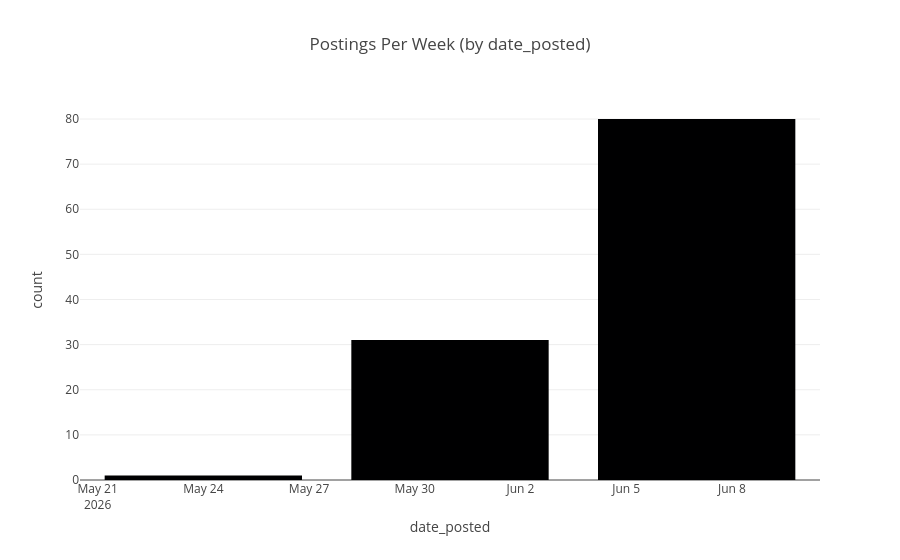

Notebook cell for this chart:
### Markdown cell above
## 6. Posting trends over time

### Code cell
# Date coverage
print("date_posted range:", df['date_posted'].min(), "->", df['date_posted'].max())
print("ingested_at range:", df['ingested_at'].min(), "->", df['ingested_at'].max())
print(f"Null date_posted: {df['date_posted'].isna().sum()}")

# Weekly postings
weekly = (
    df.dropna(subset=['date_posted'])
    .set_index('date_posted')
    .resample('W')
    .size()
    .reset_index(name='count')
)
fig = px.bar(weekly, x='date_posted', y='count', title='Postings Per Week (by date_posted)')
fig.show()

### Figure 1 — Plotly figure (JSON) as saved in the notebook; plotly's stock layout.template omitted (floating-point values rounded to 4 significant figures)
{"data": [{"hovertemplate": "date_posted=%{x}<br>count=%{y}<extra></extra>", "legendgroup": "", "marker": {"color": "#000001", "pattern": {"shape": ""}}, "name": "", "orientation": "v", "showlegend": false, "textposition": "auto", "type": "bar", "x": ["2026-05-24T00:00:00", "2026-05-31T00:00:00", "2026-06-07T00:00:00"], "xaxis": "x", "y": [1, 31, 80], "yaxis": "y"}], "layout": {"barmode": "relative", "legend": {"tracegroupgap": 0}, "title": {"text": "Postings Per Week (by date_posted)"}, "xaxis": {"anchor": "y", "domain": [0, 1], "title": {"text": "date_posted"}}, "yaxis": {"anchor": "x", "domain": [0, 1], "title": {"text": "count"}}}}
